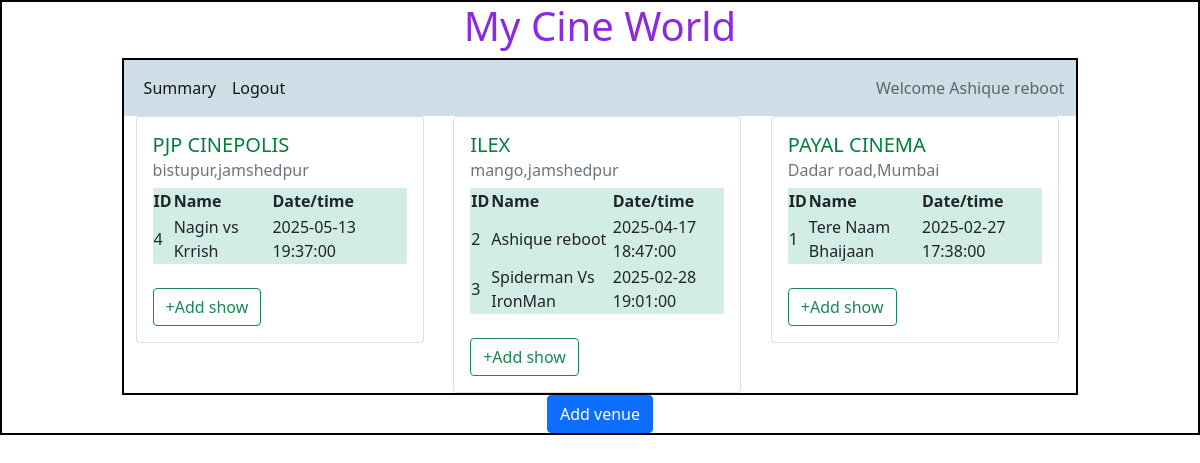
/admin/Ashique reboot, run on the app's committed database.
### backend/models.py (models this page shows)
class Show(db.Model):
    __tablename__="show"
    id=db.Column(db.Integer,primary_key=True)
    name=db.Column(db.String,nullable=False)
    tags=db.Column(db.String,nullable=False)
    rating=db.Column(db.Integer,default=0)
    ticket_price=db.Column(db.Float,default=0.0)
    date_time=db.Column(db.DateTime,nullable=False)
    theatre_id=db.Column(db.Integer,db.ForeignKey("theatre.id"),nullable=False)
    tickets=db.relationship("Ticket",cascade="all,delete",backref="show",lazy=True)#show can access all of his tickets

class Theatre(db.Model):
    __tablename__="theatre"
    id=db.Column(db.Integer,primary_key=True)
    name=db.Column(db.String,nullable=False)
    location=db.Column(db.String,nullable=False)
    pin_code=db.Column(db.Integer,nullable=False)
    capacity=db.Column(db.Integer,nullable=False)
    show=db.relationship("Show",cascade="all,delete",backref="theatre",lazy=True) #theater can acess all of his show

### backend/controller.py (the view)
@app.route("/admin/<name>")
def admin_dashboard(name):
    theatres =get_theatres()
    return render_template("admin_dashboard.html",name=name,theatres=theatres)

### backend/controller.py (called while the page is built)
def get_theatres():
    theatres=Theatre.query.all()
    return theatres

### templates/admin_dashboard.html (shortened to what this page needs)
<!DOCTYPE html>
<html lang="en">
<head>
    <link rel="stylesheet" href="/static/styles/style.css">
    <link href="https://cdn.jsdelivr.net/npm/bootstrap@5.0.2/dist/css/bootstrap.min.css" rel="stylesheet">
</head>
<body>
    <div id="container">
      <h1 id="heading">My Cine World</h1>
        <div id="panel">
          <nav class="navbar navbar-expand-lg navbar-light" style="background-color: #cfdde7;" >
            <div class="container-fluid">
              <div  class="collapse navbar-collapse" id="navbarText">
                <ul class="navbar-nav me-auto mb-2 mb-lg-0">
                  <li class="nav-item">
                    <a class="nav-link active" aria-current="page" href="#">Summary</a>
                  </li>
                  <li class="nav-item">
                    <a class="nav-link active" href="/login">Logout</a>
                  </li>
                </ul>
                <span class="navbar-text">
                  Welcome {{name}}
                </span>
              </div>
            </div>
          </nav>
     <div class="container">
      {%if theatres%}
      <div class="row">
        {%for theatre in theatres%}
        <div class="col">
          <div class="card" style="width: 18rem;">
              <div class="card-body">
                <div id="theatre-name"><h5 class="card-title">{{theatre.name}}</h5></div>
                <h6 class="card-subtitle mb-2 text-muted">{{theatre.location}}</h6>
                {%if theatre.show%}
                <table id="show-table">
                  <tr>
                    <th>ID</th>
                    <th>Name</th>
                    <th>Date/time</th>
                  </tr>
                  {%for show in theatre.show%}
                  <tr>
                    <td>{{show.id}}</td>
                    <td>{{show.name}}</td>
                    <td>{{show.date_time}}</td>
                  </tr>
                  {%endfor%}
                </table>
                {%else%}
                <p>No show here</p>
                {%endif%}
                <br>
                <a href="/show/{{theatre.id}}/{{name}}" type="button" class="btn btn-outline-success">+Add show</a>
              </div>
            </div>
        </div>
        {%endfor%}
      </div>
      {%else%}
      <h3>No Venue available</h3>
      {%endif%}
    </div>
        </div>
        <div class="d-flex justify-content-md-center">
          <a href="/venue/{{name}}" type="button"  class="btn btn-primary  d-flex justify-content-center">Add venue</a>
        </div>
    </div>
</body>
</html>

### static/styles/style.css (style rules this page uses)
* { margin: 0px; }
#container,#panel { border: 2px solid black; }
#panel { width: 80%; height: auto; margin: auto; }
#heading { color: blueviolet; text-align: center; }
#show-table { background-color: rgb(210, 237, 229); border-radius: 2px; }
#theatre-name { color: rgb(0, 128, 60); }

### data on the page
Show: name "Ashique reboot", id "2", date_time "2025-04-17 18:47:00"
Theatre: name "PJP CINEPOLIS", location "bistupur,jamshedpur"
Show: id "4", name "Nagin vs Krrish", date_time "2025-05-13 19:37:00"
Theatre: name "ILEX", location "mango,jamshedpur"
Show: id "3", name "Spiderman Vs IronMan", date_time "2025-02-28 19:01:00"
Theatre: name "PAYAL CINEMA", location "Dadar road,Mumbai"
Show: id "1", name "Tere Naam Bhaijaan", date_time "2025-02-27 17:38:00"
